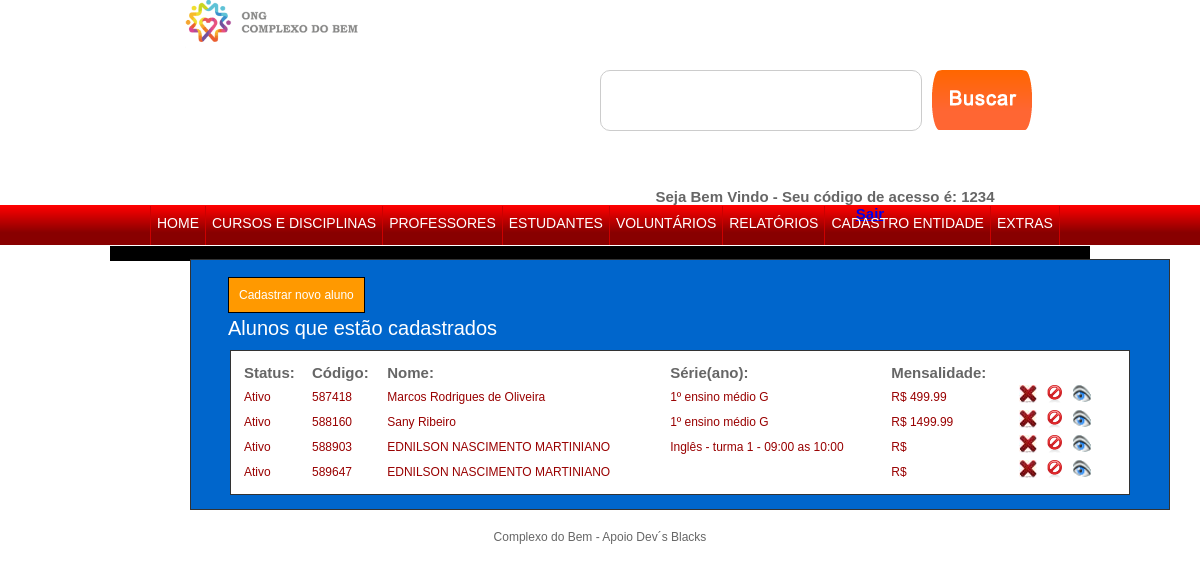
/admin/estudantes.php?pg=todos (signed in), run on the app's committed database.
### tables this page shows
CREATE TABLE `estudantes` (
  `id` int(11) NOT NULL,
  `code` varchar(255) NOT NULL,
  `status` varchar(255) NOT NULL,
  `nome` varchar(255) NOT NULL,
  `cpf` varchar(255) NOT NULL,
  `rg` varchar(255) NOT NULL,
  `nascimento` varchar(255) NOT NULL,
  `mae` varchar(255) NOT NULL,
  `pai` varchar(255) NOT NULL,
  `estado` varchar(255) NOT NULL,
  `cidade` varchar(255) NOT NULL,
  `bairro` varchar(255) NOT NULL,
  `endereco` varchar(255) NOT NULL,
  `complemento` varchar(255) NOT NULL,
  `cep` varchar(255) NOT NULL,
  `tel_residencial` varchar(255) NOT NULL,
  `celular` varchar(255) NOT NULL,
  `tel_amigo` varchar(255) NOT NULL,
  `serie` varchar(255) NOT NULL,
  `turno` varchar(255) NOT NULL,
  `atendimento_especial` varchar(255) NOT NULL,
  `mensalidade` varchar(255) NOT NULL,
  `vencimento` varchar(255) NOT NULL,
  `tel_cobranca` varchar(255) NOT NULL,
  `obs` text NOT NULL
);

### admin/estudantes.php (the view, shortened to what this page needs)
<!DOCTYPE html PUBLIC "-//W3C//DTD XHTML 1.0 Transitional//EN" "http://www.w3.org/TR/xhtml1/DTD/xhtml1-transitional.dtd">
<html xmlns="http://www.w3.org/1999/xhtml">
<head>
<link rel="stylesheet" type="text/css" href="css/estudantes.css"/>
</head>
<body>
<?php require "topo.php"; ?>
<div id="caixa_preta">
</div>
<?php if(@$_GET['pg'] == 'todos'){ ?>
<div id="box_aluno">
 <br /><br />
 <a class="a2" href="estudantes.php?pg=cadastra&bloco=1">Cadastrar novo aluno</a>
 <h1>Alunos que estão cadastrados</h1>
<?php
$sql_1 = "SELECT * FROM estudantes WHERE nome != ''";
$consulta = mysqli_query($conexao, $sql_1);
if(mysqli_num_rows($consulta) == ''){
	echo "<h2>Não exisite nenhum aluno cadastrado no momento</h2>";
}else{
?>
    <table width="900" border="0">
      <tr>
        <td><strong>Status:</strong></td>
        <td><strong>Código:</strong></td>
        <td><strong>Nome:</strong></td>
        <td><strong>Série(ano):</strong></td>
        <td><strong>Mensalidade:</strong></td>
        <td></td>
      </tr>
      <?php while($res_1 = mysqli_fetch_assoc($consulta)){ ?>
      <tr>
        <td><h3><?php echo $res_1['status']; ?></h3></td>
        <td><h3><?php echo $res_1['code']; ?></h3></td>
        <td><h3><?php echo $res_1['nome']; ?></h3></td>
        <td><h3><?php echo $res_1['serie']; ?></h3></td>
        <td><h3>R$ <?php echo $res_1['mensalidade']; ?></h3></td>
        <td></td>
        <td>
        <a class="a" href="estudantes.php?pg=todos&func=deleta&id=<?php echo $res_1['id']; ?>&code=<?php echo $res_1['code']; ?>"><img title="Excluir Aluno(a)" src="img/deleta.jpg" width="18" height="18" border="0"></a>
        <?php if($res_1['status'] == 'Ativo'){?>
        <a class="a" href="estudantes.php?pg=todos&func=inativa&id=<?php echo $res_1['id']; ?>&code=<?php echo $res_1['code']; ?>"><img title="Inativar Aluno(a)" src="../img/ico_bloqueado.png" width="18" height="18" border="0"></a>
        <?php } ?>
        <a class="a" rel='superbox[iframe][800x600]' href="mostrar_resultado.php?q=<?php echo $res_1['code']; ?>&s=aluno&curso=<?php echo $res_1['serie']; ?>"><img title="Informações detalhada deste aluno(a)" src="../img/visualizar16.gif" width="18" height="18" border="0"></a>
        </td>
      </tr>
      <?php } ?>
    </table>
    <br />
<?php }  ?>
</div>
<?php } ?>
<?php require "rodape.php"; ?>
</body>
</html>

### admin/css/estudantes.css (style rules this page uses)
#caixa_preta { background:#000; width:980px; margin:18px auto; height:15px; }
#box_aluno { width:978px; background:#06C; height:auto; float:left; text-align:left; margin:-20px 0 20px 190px; border:1px solid #333; }
#box_aluno .a2 { font:12px Arial, Helvetica, sans-serif; margin:30px 0 10px 37px; color:#FFF; background:#F90; text-decoration:none; padding:10px; border:1px solid #000; }
#box_aluno h1 { font:20px Arial, Helvetica, sans-serif; margin:15px 0 10px 37px; color:#FFF; }
#box_aluno table { border:1px solid #333; padding:10px; background:#FFF; margin:0 0 10px 0; margin:auto; font:15px Arial, Helvetica, sans-serif; text-align:left; }
#box_aluno h3 { font:12px Arial, Helvetica, sans-serif; margin:2px 0 0 0; color:#900; }
#box_aluno .a { margin:0 5px 0 0; }

### admin/css/topo.css (style rules this page uses)
body { padding:0; margin:0; }

### admin/css/rodape.css (style rules this page uses)
body { text-align:center; font:12px Arial, Helvetica, sans-serif; color:#666; }

### data on the page
estudantes: status "Ativo", code "587418", nome "Marcos Rodrigues de Oliveira", serie "1º ensino médio G", mensalidade "499.99"
estudantes: status "Ativo", code "588160", nome "Sany Ribeiro", serie "1º ensino médio G", mensalidade "1499.99"
estudantes: status "Ativo", code "588903", nome "EDNILSON NASCIMENTO MARTINIANO", serie "Inglês - turma 1 - 09:00 as 10:00"
estudantes: status "Ativo", code "589647", nome "EDNILSON NASCIMENTO MARTINIANO"
